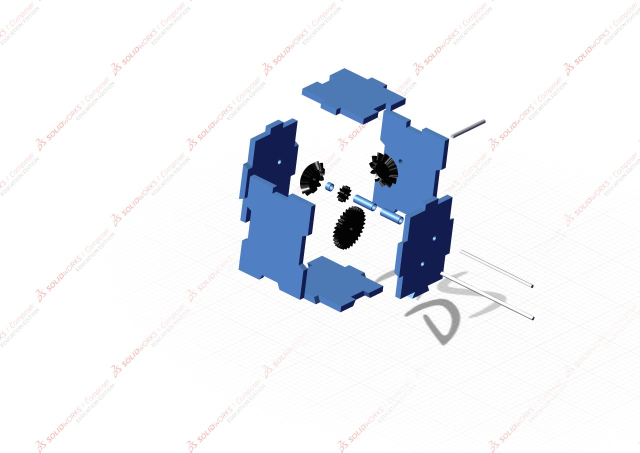
#> input picture img/thumbnails/inputs/Gearbox_thumbnail.jpg, 1280 x 905 px (shown at 1/2 size); its folder holds only this picture in this run
$ python process.py
#> lines starting #> are read from the running program, lines starting #| are printed output that depends on the picture
import cv2 as cv
import os

import numpy as np

nx, ny = 1920, 2560
mask = np.array([
    [0, -1, 0],
    [-1, 5, -1],
    [0, -1, 0]
])

for file in os.listdir("inputs"):
    img = cv.imread(f"inputs/{file}")
#> img is the input picture: shape (905, 1280, 3); mean B, G, R 242.5, 237.4, 234.7
    # print(file, img.shape)

    scale = max([nx / img.shape[0], ny / img.shape[1]])
#> scale = 2.12
    img = cv.resize(img, None, fx=scale, fy=scale)
#> img: shape (1920, 2716, 3)

    x_, y_ = img.shape[:-1]
#> x_ = 1920; y_ = 2716
    img = img[x_ // 2 - nx // 2:x_ // 2 + nx // 2, y_ // 2 - ny // 2:y_ // 2 + ny // 2, :]
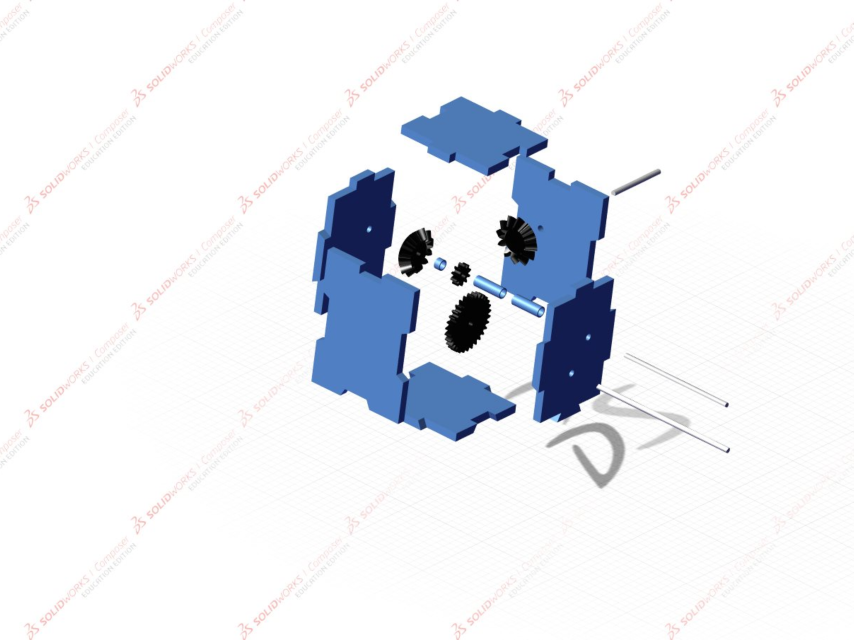
#> img: shape (1920, 2560, 3) (shown at 1/3 size); mean B, G, R 241.8, 236.3, 233.4

    img = cv.filter2D(img, 0, mask)

    # print(img.shape)
    cv.imwrite(f"{file[:file.index('.')]}.png", img)

$ run again, on img/thumbnails/inputs/timetable_thumbnail.png
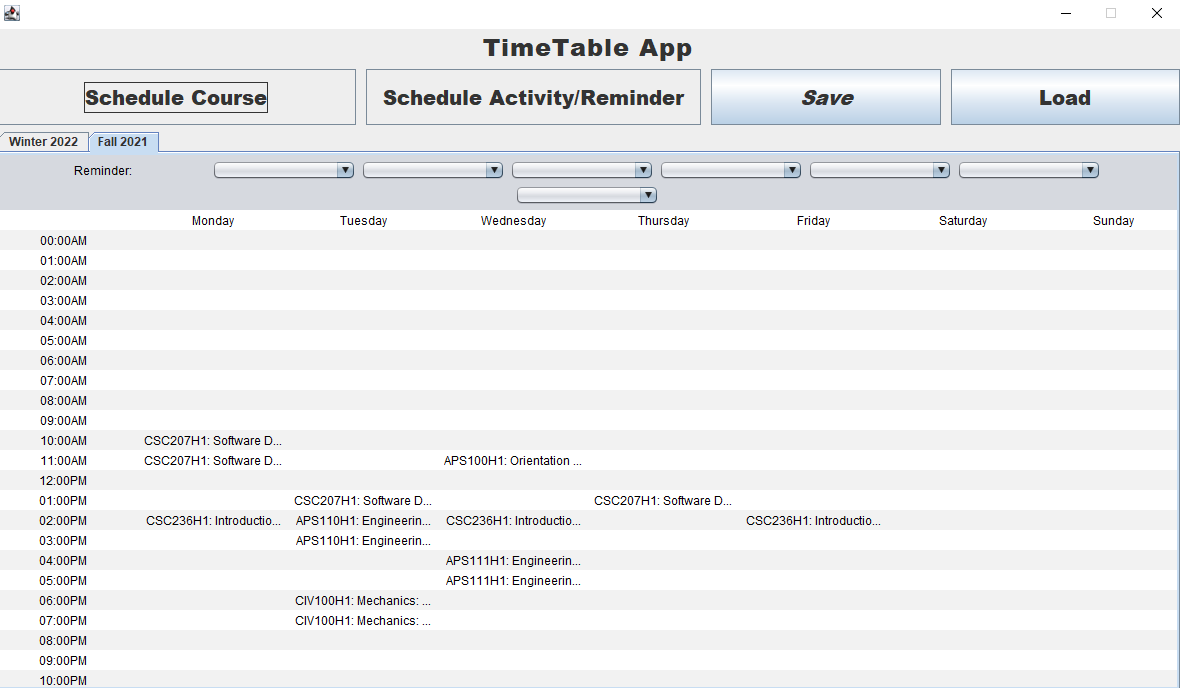
#> input picture img/thumbnails/inputs/timetable_thumbnail.png, 1180 x 688 px
#> img is the input picture: shape (688, 1180, 3); mean B, G, R 240.3, 239.2, 238.4
#> `img = img[x_ // 2 - nx // 2:x_ // 2 + nx // 2, y_ // 2 - ny // 2:y_ //..`:
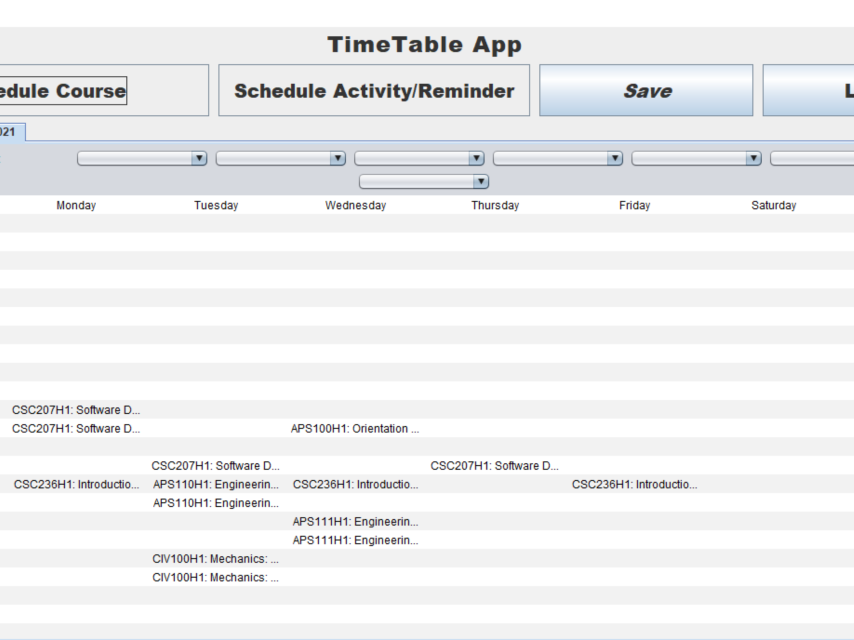
#> img: shape (1920, 2560, 3) (shown at 1/3 size); mean B, G, R 240.8, 239.8, 239.1
